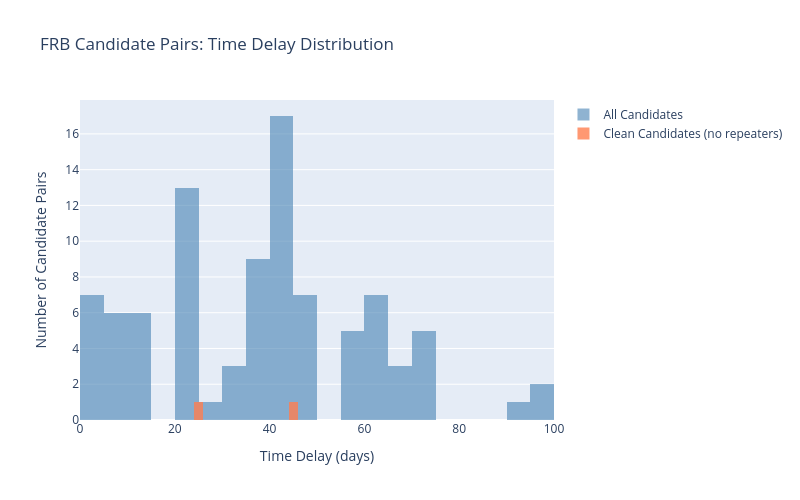

The code cell stored with this chart in its notebook:
### Code cell
import matplotlib.pyplot as plt
import plotly.graph_objects as go
from plotly.subplots import make_subplots

# 1. Matplotlib static histogram (suitable for saving as PNG)
fig, axes = plt.subplots(1, 2, figsize=(14, 5))

# Left: All candidates
ax1 = axes[0]
ax1.hist(candidates_df['time_diff_days'], bins=20, color='steelblue', edgecolor='black', alpha=0.7)
ax1.axvline(candidates_df['time_diff_days'].mean(), color='red', linestyle='--', 
            label=f'Mean: {candidates_df["time_diff_days"].mean():.1f} days')
ax1.axvline(candidates_df['time_diff_days'].median(), color='orange', linestyle='--', 
            label=f'Median: {candidates_df["time_diff_days"].median():.1f} days')
ax1.set_xlabel('Time Delay (days)')
ax1.set_ylabel('Number of Candidate Pairs')
ax1.set_title(f'All Candidate Pairs ({len(candidates_df)} pairs)')
ax1.legend()
ax1.grid(alpha=0.3)

# Right: Clean candidates (after removing repeaters)
ax2 = axes[1]
if not clean_candidates_df.empty:
    ax2.hist(clean_candidates_df['time_diff_days'], bins=20, color='coral', edgecolor='black', alpha=0.7)
    ax2.axvline(clean_candidates_df['time_diff_days'].mean(), color='red', linestyle='--', 
                label=f'Mean: {clean_candidates_df["time_diff_days"].mean():.1f} days')
    ax2.axvline(clean_candidates_df['time_diff_days'].median(), color='orange', linestyle='--', 
                label=f'Median: {clean_candidates_df["time_diff_days"].median():.1f} days')
    ax2.set_xlabel('Time Delay (days)')
    ax2.set_ylabel('Number of Candidate Pairs')
    ax2.set_title(f'Clean Candidate Pairs ({len(clean_candidates_df)} pairs)')
    ax2.legend()
    ax2.grid(alpha=0.3)
else:
    ax2.text(0.5, 0.5, 'No clean candidates remaining', ha='center', va='center', transform=ax2.transAxes)
    ax2.set_title('Clean Candidate Pairs (0 pairs)')

plt.tight_layout()
plt.savefig('time_delay_histogram.png', dpi=150)
plt.show()

# 2. Plotly interactive histogram (suitable for embedding in website)
if not clean_candidates_df.empty:
    fig_plotly = go.Figure()
    
    # Add all candidates (semi-transparent)
    fig_plotly.add_trace(go.Histogram(
        x=candidates_df['time_diff_days'],
        nbinsx=20,
        name='All Candidates',
        marker_color='steelblue',
        opacity=0.6
    ))
    
    # Add clean candidates
    fig_plotly.add_trace(go.Histogram(
        x=clean_candidates_df['time_diff_days'],
        nbinsx=20,
        name='Clean Candidates (no repeaters)',
        marker_color='coral',
        opacity=0.8
    ))
    
    fig_plotly.update_layout(
        title='FRB Candidate Pairs: Time Delay Distribution',
        xaxis_title='Time Delay (days)',
        yaxis_title='Number of Candidate Pairs',
        barmode='overlay',
        width=800,
        height=500
    )
    
    fig_plotly.show()
else:
    print("⚠️ No clean candidates remaining, cannot generate interactive histogram.")

### Figure 1 — Plotly figure (JSON) as saved in the notebook; plotly's stock layout.template omitted (floating-point values rounded to 4 significant figures)
{"data": [{"marker": {"color": "steelblue"}, "name": "All Candidates", "nbinsx": 20, "opacity": 0.6, "type": "histogram", "x": [1.036, 1.036, 1.987, 1.989, 2.493, 2.493, 2.493, 5.491, 5.491, 5.491, 6.97, 6.97, 7.984, 13.95, 13.95, 13.95, 13.95, 13.95, 13.95, 20.94, 20.94, 20.94, 20.94, 20.94, 22.93, 22.93, 22.93, 22.93, 22.93, 24.93, 24.93, 24.93, 27.92, 33.41, 33.41, 33.41, 35.91, 38.88, 38.88, 38.88, 38.9, 38.9, 38.9, 38.9, 38.9, 41.39, 41.39, 41.39, 41.39, 41.39, 41.39, 41.39, 41.39, 41.39, 41.39, 41.39, 41.39, 41.39, 41.39, 41.39, 44.87, 44.95, 46.88, 46.88, 46.88, 46.88, 46.88, 48.87, 48.87, 56.86, 56.86, 56.86, 56.86, 59.84, 61.83, 62.33, 62.33, 62.33, 64.32, 64.32, 64.32, 67.82, 68.82, 69.81, 74.81, 74.81, 74.81, 74.81, 74.81, 91.74, 95.75, 97.73]}, {"marker": {"color": "coral"}, "name": "Clean Candidates (no repeaters)", "nbinsx": 20, "opacity": 0.8, "type": "histogram", "x": [24.93, 44.95]}], "layout": {"barmode": "overlay", "height": 500, "title": {"text": "FRB Candidate Pairs: Time Delay Distribution"}, "width": 800, "xaxis": {"title": {"text": "Time Delay (days)"}}, "yaxis": {"title": {"text": "Number of Candidate Pairs"}}}}
